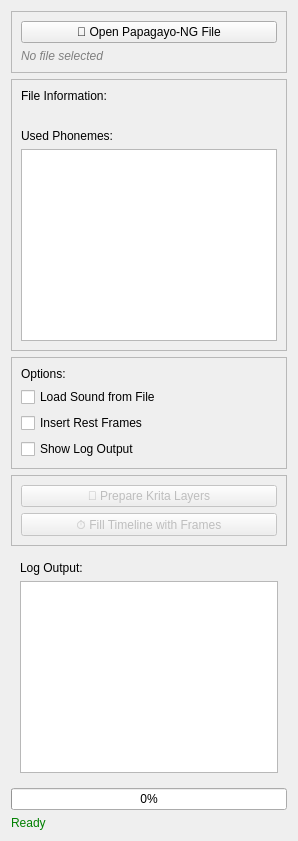
<?xml version="1.0" encoding="UTF-8"?>
<ui version="4.0">
 <class>PapagayoImporterWidget</class>
 <widget class="QWidget" name="PapagayoImporterWidget">
  <property name="windowTitle">
   <string>Papagayo-NG Importer</string>
  </property>
  <layout class="QVBoxLayout" name="verticalLayout">
   <item>
    <widget class="QFrame" name="file_frame">
     <property name="frameShape">
      <enum>QFrame::StyledPanel</enum>
     </property>
     <layout class="QVBoxLayout" name="file_layout">
      <item>
       <widget class="QPushButton" name="dialog_button">
        <property name="text">
         <string>📁 Open Papagayo-NG File</string>
        </property>
        <property name="toolTip">
         <string>Select a .pg2 or .json Papagayo-NG file</string>
        </property>
       </widget>
      </item>
      <item>
       <widget class="QLabel" name="file_path_label">
        <property name="text">
         <string>No file selected</string>
        </property>
        <property name="wordWrap">
         <bool>true</bool>
        </property>
        <property name="styleSheet">
         <string>color: gray; font-style: italic;</string>
        </property>
       </widget>
      </item>
     </layout>
    </widget>
   </item>
   <item>
    <widget class="QFrame" name="info_frame">
     <property name="frameShape">
      <enum>QFrame::StyledPanel</enum>
     </property>
     <layout class="QVBoxLayout" name="info_layout">
      <item>
       <widget class="QLabel" name="info_title_label">
        <property name="text">
         <string>File Information:</string>
        </property>
       </widget>
      </item>
      <item>
       <widget class="QLabel" name="file_info_label">
        <property name="text">
         <string/>
        </property>
        <property name="wordWrap">
         <bool>true</bool>
        </property>
       </widget>
      </item>
      <item>
       <widget class="QLabel" name="phoneme_title_label">
        <property name="text">
         <string>Used Phonemes:</string>
        </property>
       </widget>
      </item>
      <item>
       <widget class="QTextEdit" name="phoneme_list_text">
        <property name="readOnly">
         <bool>true</bool>
        </property>
        <property name="maximumHeight">
         <number>100</number>
        </property>
       </widget>
      </item>
     </layout>
    </widget>
   </item>
   <item>
    <widget class="QFrame" name="options_frame">
     <property name="frameShape">
      <enum>QFrame::StyledPanel</enum>
     </property>
     <layout class="QVBoxLayout" name="options_layout">
      <item>
       <widget class="QLabel" name="options_title_label">
        <property name="text">
         <string>Options:</string>
        </property>
       </widget>
      </item>
      <item>
       <widget class="QCheckBox" name="load_sound_checkbox">
        <property name="text">
         <string>Load Sound from File</string>
        </property>
        <property name="toolTip">
         <string>Import the audio file referenced in the Papagayo file</string>
        </property>
       </widget>
      </item>
      <item>
       <widget class="QCheckBox" name="insert_rest_frames">
        <property name="text">
         <string>Insert Rest Frames</string>
        </property>
        <property name="toolTip">
         <string>Add rest frames between phonemes</string>
        </property>
       </widget>
      </item>
      <item>
       <widget class="QCheckBox" name="show_log_checkbox">
        <property name="text">
         <string>Show Log Output</string>
        </property>
       </widget>
      </item>
     </layout>
    </widget>
   </item>
   <item>
    <widget class="QFrame" name="actions_frame">
     <property name="frameShape">
      <enum>QFrame::StyledPanel</enum>
     </property>
     <layout class="QVBoxLayout" name="actions_layout">
      <item>
       <widget class="QPushButton" name="prepare_layers_button">
        <property name="text">
         <string>🎨 Prepare Krita Layers</string>
        </property>
        <property name="toolTip">
         <string>Create layer groups and phoneme layers</string>
        </property>
        <property name="enabled">
         <bool>false</bool>
        </property>
       </widget>
      </item>
      <item>
       <widget class="QPushButton" name="fill_timeline_button">
        <property name="text">
         <string>⏱️ Fill Timeline with Frames</string>
        </property>
        <property name="toolTip">
         <string>Apply phoneme timing to the timeline</string>
        </property>
        <property name="enabled">
         <bool>false</bool>
        </property>
       </widget>
      </item>
     </layout>
    </widget>
   </item>
   <item>
    <widget class="QFrame" name="log_frame">
     <property name="visible">
      <bool>false</bool>
     </property>
     <layout class="QVBoxLayout" name="log_layout">
      <item>
       <widget class="QLabel" name="log_title_label">
        <property name="text">
         <string>Log Output:</string>
        </property>
       </widget>
      </item>
      <item>
       <widget class="QTextEdit" name="log_output">
        <property name="readOnly">
         <bool>true</bool>
        </property>
        <property name="maximumHeight">
         <number>150</number>
        </property>
       </widget>
      </item>
     </layout>
    </widget>
   </item>
   <item>
    <widget class="QProgressBar" name="progress_bar">
     <property name="visible">
      <bool>false</bool>
     </property>
     <property name="value">
      <number>0</number>
     </property>
    </widget>
   </item>
   <item>
    <widget class="QLabel" name="status_label">
     <property name="text">
      <string>Ready</string>
     </property>
     <property name="styleSheet">
      <string>color: green;</string>
     </property>
    </widget>
   </item>
  </layout>
 </widget>
 <resources/>
 <connections/>
</ui>
